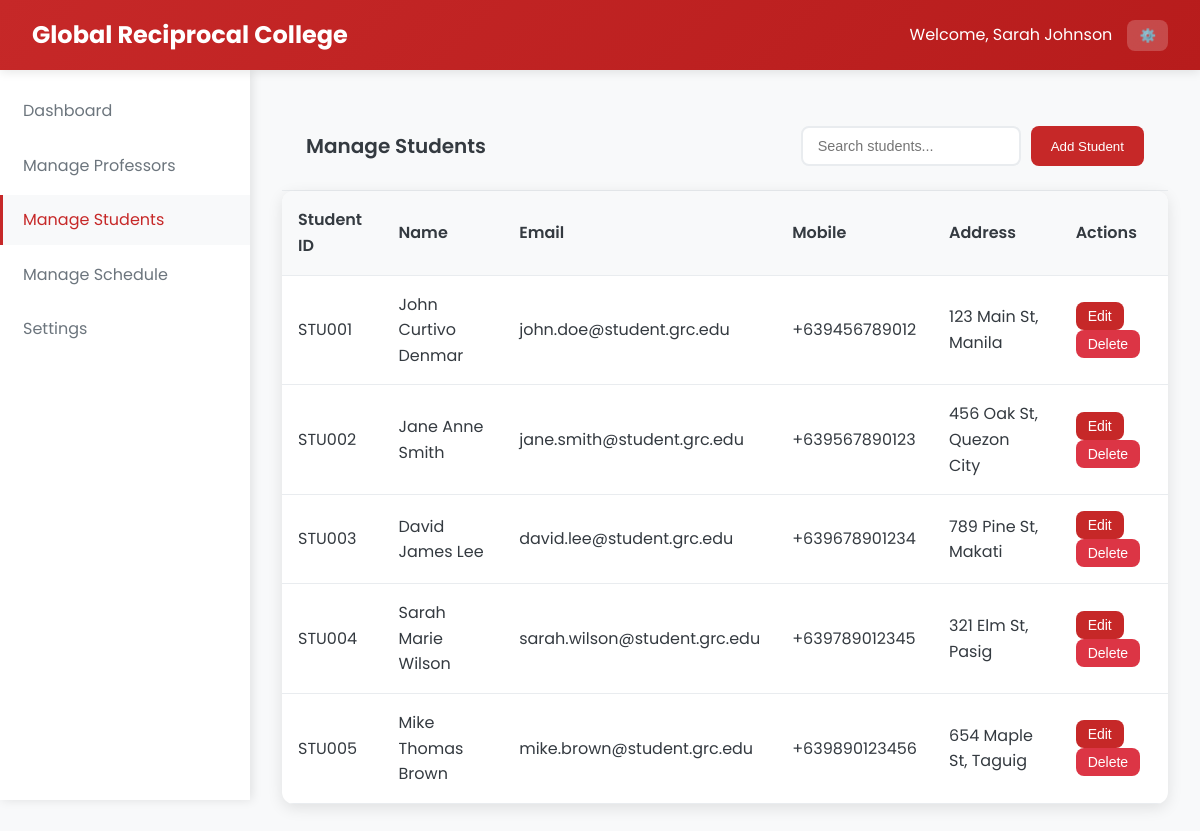
The app's page /admin_manage_students.php (signed in) with its own data.
### tables this page shows
CREATE TABLE IF NOT EXISTS students (
    student_id VARCHAR(20) PRIMARY KEY,
    first_name VARCHAR(50) NOT NULL,
    last_name VARCHAR(50) NOT NULL,
    middle_name VARCHAR(50),
    email VARCHAR(100) UNIQUE NOT NULL,
    password VARCHAR(255) NOT NULL,
    mobile VARCHAR(15) NOT NULL,
    address TEXT NOT NULL,
    created_at DATETIME NOT NULL,
    updated_at DATETIME NOT NULL
);

### admin_manage_students.php (the view, shortened to what this page needs)
<?php
require_once 'db.php';
$search = isset($_GET['search']) ? $_GET['search'] : '';
$query = "SELECT * FROM students";
if (!empty($search)) {
    $query .= " WHERE first_name LIKE ? OR last_name LIKE ? OR email LIKE ? OR student_id LIKE ?";
    $stmt = $pdo->prepare($query);
    $stmt->execute(["%$search%", "%$search%", "%$search%", "%$search%"]);
} else {
    $stmt = $pdo->query($query);
}
$students = $stmt->fetchAll();
?>
<!DOCTYPE html>
<html lang="en">
<head>
    <link rel="stylesheet" href="css/styles.css">
</head>
<body>
    <nav class="navbar">
        <div class="navbar-brand">
            Global Reciprocal College
        </div>
        <div class="navbar-user">
            <span>Welcome, <?php echo $_SESSION['name']; ?></span>
            <div class="user-dropdown">
                <button class="dropdown-toggle">⚙️</button>
            </div>
        </div>
    </nav>
    <aside class="sidebar">
        <ul class="sidebar-menu">
            <li class="sidebar-item">
                <a href="admin_dashboard.php" class="sidebar-link">Dashboard</a>
            </li>
            <li class="sidebar-item">
                <a href="admin_manage_professors.php" class="sidebar-link">Manage Professors</a>
            </li>
            <li class="sidebar-item">
                <a href="admin_manage_students.php" class="sidebar-link active">Manage Students</a>
            </li>
            <li class="sidebar-item">
                <a href="admin_manage_schedule.php" class="sidebar-link">Manage Schedule</a>
            </li>
            <li class="sidebar-item">
                <a href="settings.php" class="sidebar-link">Settings</a>
            </li>
        </ul>
    </aside>
    <main class="main-content">
        <div class="table-header">
            <h2 class="table-title">Manage Students</h2>
            <div class="table-actions">
                <input type="text" class="search-input" placeholder="Search students..."
                       value="<?php echo htmlspecialchars($search); ?>"
                       onkeyup="if(event.key === 'Enter') searchStudents(this.value)">
                <button class="btn btn-primary" onclick="openModal('addStudentModal')">Add Student</button>
            </div>
        </div>
        <div class="table-container">
            <table class="table">
                <thead>
                    <tr>
                        <th>Student ID</th>
                        <th>Name</th>
                        <th>Email</th>
                        <th>Mobile</th>
                        <th>Address</th>
                        <th>Actions</th>
                    </tr>
                </thead>
                <tbody>
                    <?php foreach ($students as $student): ?>
                    <tr>
                        <td><?php echo $student['student_id']; ?></td>
                        <td><?php echo $student['first_name'] . ' ' . ($student['middle_name'] ? $student['middle_name'] . ' ' : '') . $student['last_name']; ?></td>
                        <td><?php echo $student['email']; ?></td>
                        <td><?php echo $student['mobile']; ?></td>
                        <td><?php echo $student['address']; ?></td>
                        <td>
                            <button class="btn btn-sm btn-primary" onclick="editStudent(<?php echo htmlspecialchars(json_encode($student)); ?>)">Edit</button>
                            <form action="" method="POST" style="display:inline;">
                                <button type="submit" class="btn btn-sm btn-danger" onclick="return confirm('Are you sure you want to delete this student?')">Delete</button>
                            </form>
                        </td>
                    </tr>
                    <?php endforeach; ?>
                </tbody>
            </table>
        </div>
    </main>
</body>
</html>

### css/styles.css (style rules this page uses)
:root { --primary: #C62828; --primary-dark: #B71C1C; --primary-light: #EF5350; --secondary: #2E7D32; --accent: #1565C0; --light: #f8f9fa; --dark: #343a40; --gray: #6c757d; --light-gray: #e9ecef; --success: #28a745; --warning: #ffc107; --danger: #dc3545; --info: #17a2b8; }
* { margin: 0; padding: 0; box-sizing: border-box; }
body { font-family: 'Poppins', sans-serif; background-color: var(--light); color: var(--dark); line-height: 1.6; }
.navbar { background: linear-gradient(135deg, var(--primary) 0%, var(--primary-dark) 100%); color: white; padding: 1rem 2rem; display: flex; justify-content: space-between; align-items: center; box-shadow: 0 2px 10px rgba(0, 0, 0, 0.1); position: sticky; top: 0; z-index: 1000; }
.navbar-brand { font-size: 1.5rem; font-weight: 700; display: flex; align-items: center; gap: 10px; }
.navbar-user { display: flex; align-items: center; gap: 15px; }
.user-dropdown { position: relative; }
.dropdown-toggle { background: rgba(255, 255, 255, 0.2); border: none; color: white; padding: 8px 12px; border-radius: 8px; cursor: pointer; transition: background-color 0.3s ease; }
.sidebar { width: 250px; background: white; height: calc(100vh - 70px); position: fixed; left: 0; top: 70px; box-shadow: 2px 0 10px rgba(0, 0, 0, 0.1); overflow-y: auto; }
.sidebar-menu { list-style: none; padding: 1rem 0; }
.sidebar-item { margin-bottom: 5px; }
.sidebar-link { display: flex; align-items: center; padding: 12px 20px; color: var(--gray); text-decoration: none; transition: all 0.3s ease; border-left: 3px solid transparent; }
.sidebar-link.active { background: var(--light); color: var(--primary); border-left-color: var(--primary); }
.main-content { margin-left: 250px; padding: 2rem; min-height: calc(100vh - 70px); background: var(--light); }
.table-container { background: white; border-radius: 12px; box-shadow: 0 4px 15px rgba(0, 0, 0, 0.1); overflow: hidden; margin-bottom: 2rem; }
.table-header { padding: 1.5rem; border-bottom: 1px solid var(--light-gray); display: flex; justify-content: space-between; align-items: center; }
.table-title { font-size: 1.25rem; font-weight: 600; color: var(--dark); }
.table-actions { display: flex; gap: 10px; }
.table { width: 100%; border-collapse: collapse; }
.table th, .table td { padding: 1rem; text-align: left; border-bottom: 1px solid var(--light-gray); }
.table th { background: var(--light); font-weight: 600; color: var(--dark); }
.btn { padding: 10px 20px; border: none; border-radius: 8px; cursor: pointer; font-weight: 500; transition: all 0.3s ease; text-decoration: none; display: inline-block; }
.btn-primary { background: var(--primary); color: white; }
.btn-danger { background: var(--danger); color: white; }
.btn-sm { padding: 6px 12px; font-size: 0.875rem; }
.search-input { flex: 1; padding: 10px 15px; border: 2px solid var(--light-gray); border-radius: 8px; font-size: 0.9rem; }

### records on screen
students: student_id "STU001", first_name "John", middle_name "Curtivo", last_name "Denmar", email "john.doe@student.grc.edu", mobile "+639456789012", address "123 Main St, Manila"
students: student_id "STU002", first_name "Jane", middle_name "Anne", last_name "Smith", email "jane.smith@student.grc.edu", mobile "+639567890123", address "456 Oak St, Quezon City"
students: student_id "STU003", first_name "David", middle_name "James", last_name "Lee", email "david.lee@student.grc.edu", mobile "+639678901234", address "789 Pine St, Makati"
students: student_id "STU004", first_name "Sarah", middle_name "Marie", last_name "Wilson", email "sarah.wilson@student.grc.edu", mobile "+639789012345", address "321 Elm St, Pasig"
students: student_id "STU005", first_name "Mike", middle_name "Thomas", last_name "Brown", email "mike.brown@student.grc.edu", mobile "+639890123456", address "654 Maple St, Taguig"

### other values on screen
$_SESSION['name'] "Sarah Johnson"
